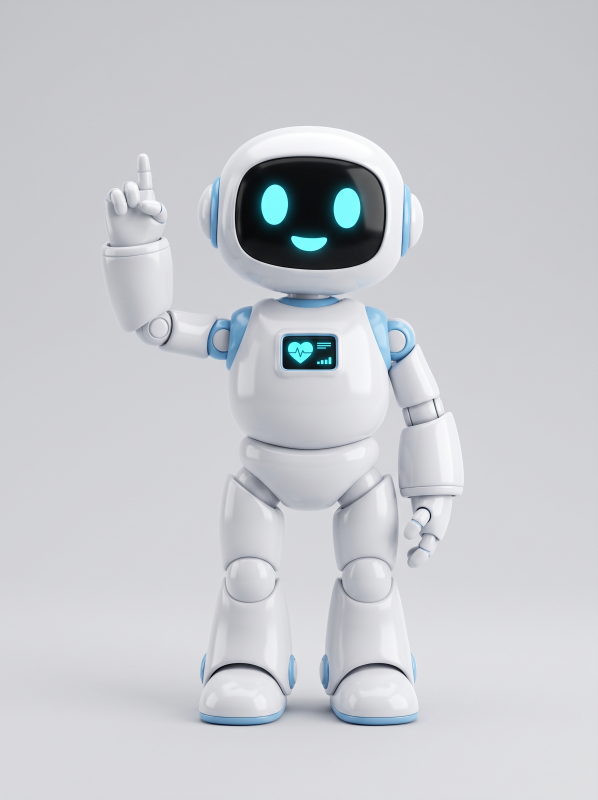
#> input picture scripts/aurora-bot-concept.png, 1792 x 2400 px, given in place of aurora-bot-concept.png-3.webp, which was not available (shown at 1/3 size)
$ python bake-portrait-shadows.py aurora-bot-concept.png
#> lines starting #> are read from the running program, lines starting #| are printed output that depends on the picture; after the words box and inside, x2 and y2 are one past the last pixel; in counts of white or black regions, pixels touching at a corner belong together; pictures that were not available may be replaced by others from this repository, and a replacement may not be noted
"""
Bake the hero's contact shadow into the ten portrait cut-outs.

The hero used to draw `filter: drop-shadow(0 26px 40px rgba(28,17,9,.35))` on
each face in CSS. Every face swap (ten a second) re-blurred a 720px alpha
mask on the phone's GPU, which is a good part of why the hero stuttered on
low-end phones. The shadow is a fixed look, so it is painted once, here, into
the WebP files the site serves from site/public/agents.

  python scripts/bake-portrait-shadows.py            # all ten picks
  python scripts/bake-portrait-shadows.py sdr voice  # some of them

Source: site/src/assets/agents/<icon>-3.webp (the locked-frame takes, see
site/src/lib/portraits.js). Output: site/public/agents/<icon>-3.webp.
"""
import sys
from pathlib import Path
from PIL import Image, ImageFilter

ROOT = Path(__file__).resolve().parent.parent / 'site'
SRC = ROOT / 'src' / 'assets' / 'agents'
OUT = ROOT / 'public' / 'agents'
PICKS = ['uiux', 'ads', 'social', 'campaign', 'sdr', 'voice', 'ecom', 'erp', 'agent', 'geo']

# the CSS shadow, scaled from the ~590px on-screen face to the 720px file
OFFSET_Y = 24      # px down
BLUR = 22          # gaussian radius (CSS 40px blur ~ sigma 20 -> ~22 at file scale)
COLOR = (28, 17, 9)
OPACITY = 0.35
QUALITY = 76


def bake(icon: str) -> None:
#> called with icon = 'aurora-bot-concept.png'
    src = SRC / f'{icon}-3.webp'
    im = Image.open(src).convert('RGBA')
    w, h = im.size
#> w = 1792; h = 2400
    alpha = im.getchannel('A')
#> alpha: PIL image 1792x2400 L; every value is 255
    # the shadow: the silhouette, shifted down, blurred, tinted, at 35%
    shadow_a = Image.new('L', (w, h), 0)
#> shadow_a: PIL image 1792x2400 L; every value is 0
    shadow_a.paste(alpha, (0, OFFSET_Y))
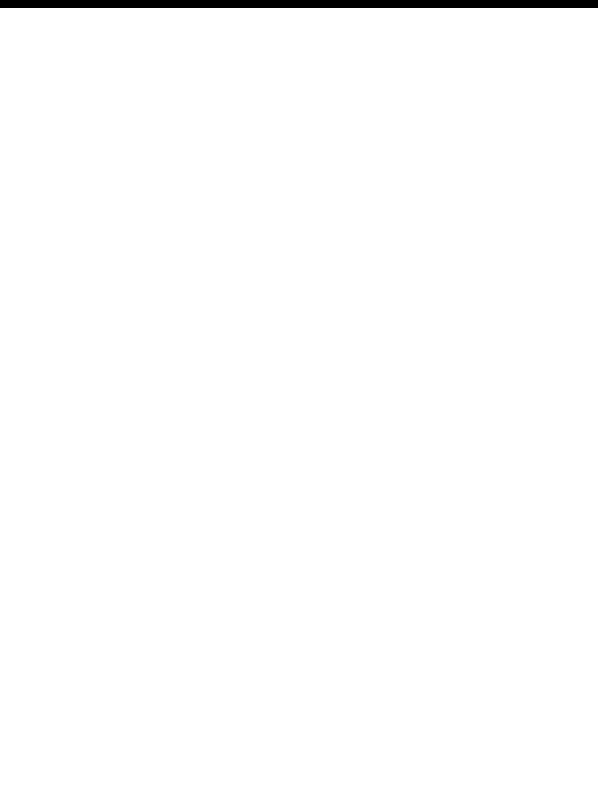
#> shadow_a: PIL image 1792x2400 L (shown at 1/3 size); 99% white; 1 black region, box (x1, y1, x2, y2) and area: (0, 0, 1792, 24) 43008
    shadow_a = shadow_a.filter(ImageFilter.GaussianBlur(BLUR)).point(lambda v: int(v * OPACITY))
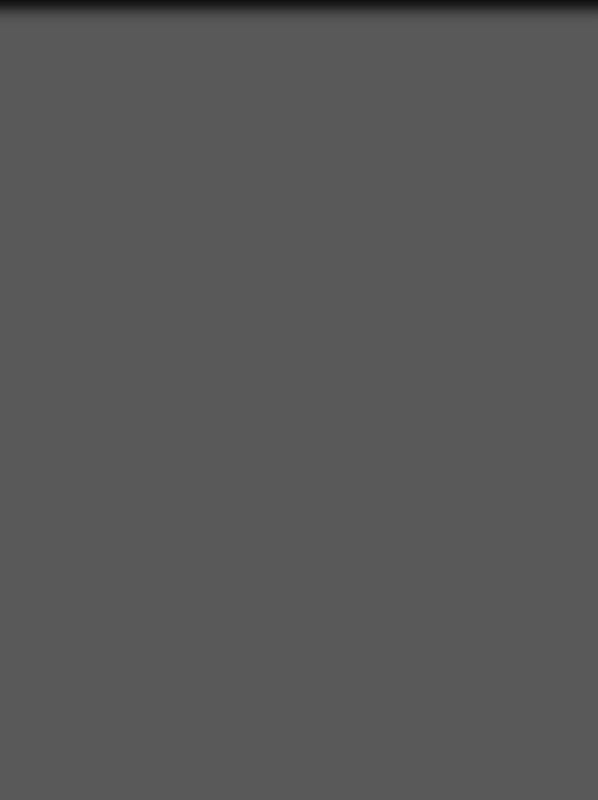
#> shadow_a: PIL image 1792x2400 L (shown at 1/3 size); min 16, max 89, mean 88.1
    shadow = Image.new('RGBA', (w, h), COLOR + (0,))
    shadow.putalpha(shadow_a)
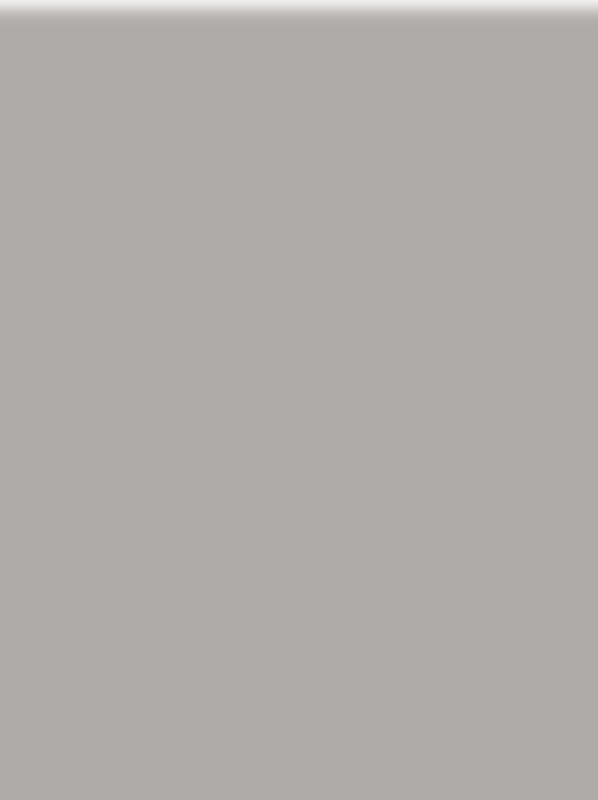
#> shadow: PIL image 1792x2400 RGBA (shown at 1/3 size); mean R, G, B, A 28, 17, 9, 88.1; transparent parts drawn white
    out = Image.alpha_composite(shadow, im)
    OUT.mkdir(parents=True, exist_ok=True)
    dst = OUT / f'{icon}-3.webp'
    out.save(dst, 'WEBP', quality=QUALITY, method=6)
#> (the run stopped early here; a loop or call above may not have finished)
